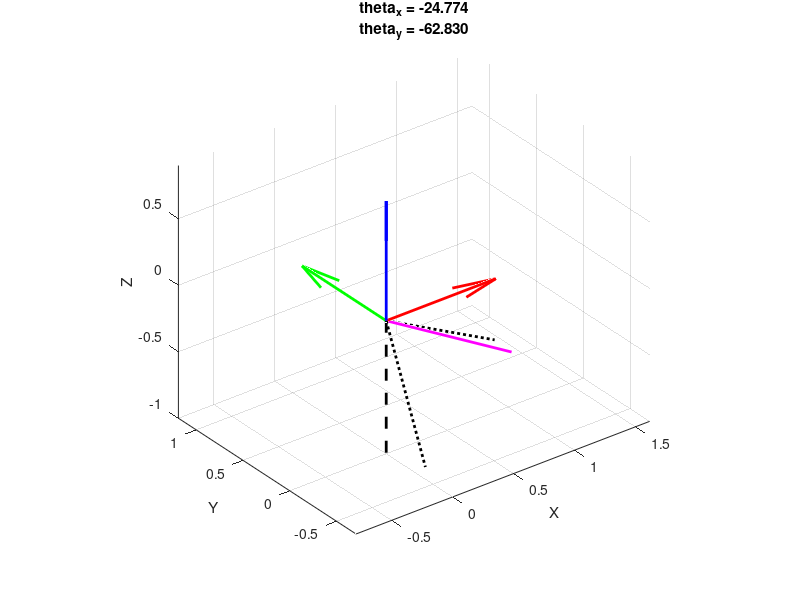

This chart was generated by the following MATLAB code:
%%%%%%%%%%%%%%%%%%%%%%%%%%%%%%%%%%%%%%%%%%%%%%%%%%%%%%%%%%%%%%%%%%%%%%%%%%%
% testing rotations
%%%%%%%%%%%%%%%%%%%%%%%%%%%%%%%%%%%%%%%%%%%%%%%%%%%%%%%%%%%%%%%%%%%%%%%%%%%
clear all; clc; close all;

% extrinsic rotation angles
theta_x_lims = [-80, 80];
theta_y_lims = [-80, 80];
theta_x_deg = unifrnd(theta_x_lims(1), theta_x_lims(2));
theta_y_deg = unifrnd(theta_y_lims(1), theta_y_lims(2));
% theta_x_deg = 45;
% theta_y_deg = 45;
theta_x = deg2rad(theta_x_deg);
theta_y = deg2rad(theta_y_deg);

% compute the absolute angle
L = 1;
r0 = [0, 0, -L];
rz = -sqrt(L^2 / (tan(theta_x)^2 + tan(theta_y)^2 + 1));
rx = rz * tan(theta_y);
ry = -rz * tan(theta_x);
r_rot = [rx, ry, rz];

% projections on the axes
r_theta_yz = [0, sin(theta_x), -cos(theta_x)];
r_theta_xz = [-sin(theta_y), 0, -cos(theta_y)];


% display the results
disp("random theta_x =")
disp(theta_x)
disp("random theta_y =")
disp(theta_y)

theta_x_computed = atan2(ry, -rz);
theta_y_computed = -atan2(rx, -rz);

disp("computed theta_x =")
disp(theta_x_computed)
disp("computed theta_y =")
disp(theta_y_computed)

% plot it in 3D
figure;
grid on; hold on; 
axis equal;

%  plot axis
quiver3(0, 0, 0, 1, 0, 0, 'r', 'LineWidth', 2);
quiver3(0, 0, 0, 0, 1, 0, 'g', 'LineWidth', 2);
quiver3(0, 0, 0, 0, 0, 1, 'b', 'LineWidth', 2);

% plot initial vector
plot3([0, r0(1)], [0, r0(2)], [0, r0(3)], 'k--', 'LineWidth', 2);

% plot rotated vector
plot3([0, r_rot(1)], [0, r_rot(2)], [0, r_rot(3)], 'm', 'LineWidth', 2);

% plot projections
plot3([0, r_theta_yz(1)], [0, r_theta_yz(2)], [0, r_theta_yz(3)], 'k:', 'LineWidth', 2);
plot3([0, r_theta_xz(1)], [0, r_theta_xz(2)], [0, r_theta_xz(3)], 'k:', 'LineWidth', 2);

msg = sprintf('theta_x = %.3f\ntheta_y = %.3f', theta_x_deg, theta_y_deg);
title(msg);

xlabel('X');
ylabel('Y');
zlabel('Z');
view(3);
